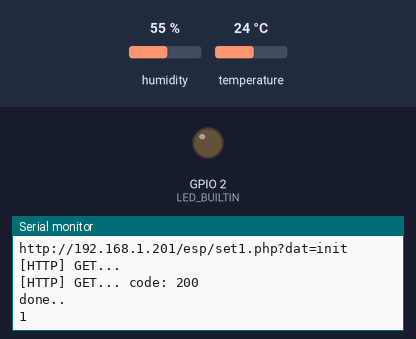
The sketch below on a simulated ESP8266 (NodeMCU). Shown: output pins drawn as LEDs (lit = HIGH, except the on-board LED, lit = LOW), the last lines printed to the serial monitor. The inputs (shaded band) are chosen by the test bench; at power-on: humidity 55 %, temperature 24 °C. WiFi joins after 1.5 s; servers stay silent unless stated; uploads are accepted with an empty reply; pins used as bus, display or sensor lines are not drawn.

Above: at 6.9 s.
7.0 s: humidity set to 22 %
At 16.3 s:
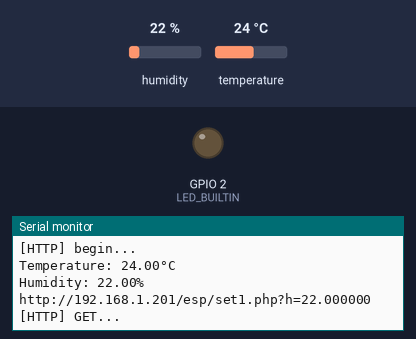
22.6 s: temperature set to 12 °C
At 26.91 s:
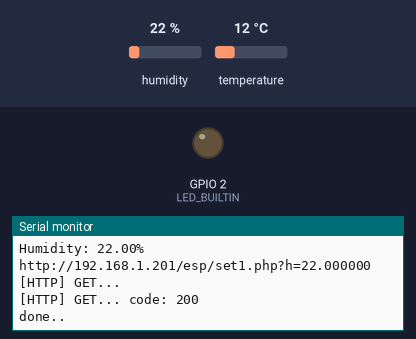
38.2 s: humidity set to 40 %
At 48.1 s:
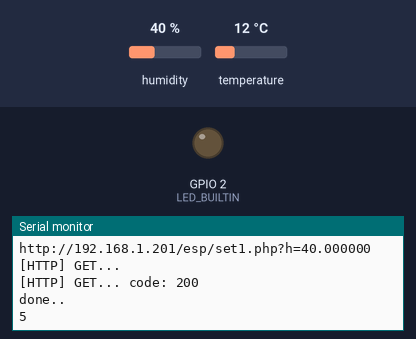
Timing chart, 0 to 49.6 s (numbered marks = the images above; inputs shaded):
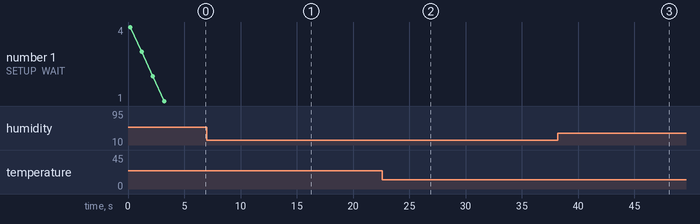

Measured:
- after the input at 7.0 s, the serial monitor: prints a new line after 9.1 s (image 1)
- after the input at 22.6 s, the serial monitor: prints a new line after 4.0 s (image 2)
- after the input at 38.2 s, the serial monitor: prints a new line after 9.2 s (image 3)

The sketch:

wifi4-dht.ino
```cpp
#include <Arduino.h>

#include <ESP8266WiFi.h>
#include <ESP8266WiFiMulti.h>
#include <ESP8266HTTPClient.h>
#include <WiFiClient.h>

#include <Adafruit_Sensor.h>
#include <DHT.h>
#include <DHT_U.h>

#include <string>
using std::string;
#include <map>

string de23;
std::map<string, string> qwerty;

#define DHTPIN 2     // Digital pin connected to the DHT sensor
// Feather HUZZAH ESP8266 note: use pins 3, 4, 5, 12, 13 or 14 --
// Pin 15 can work but DHT must be disconnected during program upload.

// Uncomment the type of sensor in use:
//#define DHTTYPE    DHT11     // DHT 11
#define DHTTYPE    DHT22     // DHT 22 (AM2302)

//#define SENSOR	A0

DHT_Unified dht(DHTPIN, DHTTYPE);

ESP8266WiFiMulti WiFiMulti;

int n = 0;
char ssid[] = "HomeAsus_X";
char psw[] = "atlana8312";
char url0[] = "http://192.168.1.201";

ADC_MODE(ADC_VCC);


void WiFiConnect()
{
	if ( (WiFiMulti.run() == WL_CONNECTED) ){
		return;
	}
	Serial.println("connecting...");
	WiFi.mode(WIFI_STA);
	WiFiMulti.addAP(ssid, psw);
}// WiFiConnect


void blink(int tim, int level1, int level0)
{
	digitalWrite(LED_BUILTIN, level1);    // turn the LED on (HIGH is the voltage level)
	delay(tim);                           // wait for a second
	digitalWrite(LED_BUILTIN, level0);    // turn the LED off by making the voltage LOW
}// blink


void setup()
{
  Serial.begin(115200);
  // Serial.setDebugOutput(true);
  pinMode(LED_BUILTIN, OUTPUT);
//  Wire.begin(4, 5);
  blink(200, LOW, HIGH);
  pinMode(0, INPUT);
  n = 0;


  Serial.println();
  Serial.println();
  Serial.println();

  for (uint8_t t = 4; t > 0; t--) {
    Serial.printf("[SETUP] WAIT %d...\n", t);
    Serial.flush();
    delay(1000);
  }
  //dht.begin();

  WiFiConnect();
  Serial.println("WiFi connected");
  //bmp.begin();
  //Serial.println("bmp180 inited");

  dht.begin();
  Serial.println(F("DHTxx Unified Sensor Example"));
  // Print temperature sensor details.
  sensor_t sensor;
  dht.temperature().getSensor(&sensor);
  Serial.println(F("------------------------------------"));
  Serial.println(F("Temperature Sensor"));
  Serial.print  (F("Sensor Type: ")); Serial.println(sensor.name);
  Serial.print  (F("Driver Ver:  ")); Serial.println(sensor.version);
  Serial.print  (F("Unique ID:   ")); Serial.println(sensor.sensor_id);
  Serial.print  (F("Max Value:   ")); Serial.print(sensor.max_value); Serial.println(F("°C"));
  Serial.print  (F("Min Value:   ")); Serial.print(sensor.min_value); Serial.println(F("°C"));
  Serial.print  (F("Resolution:  ")); Serial.print(sensor.resolution); Serial.println(F("°C"));
  Serial.println(F("------------------------------------"));
  // Print humidity sensor details.
  dht.humidity().getSensor(&sensor);
  Serial.println(F("Humidity Sensor"));
  Serial.print  (F("Sensor Type: ")); Serial.println(sensor.name);
  Serial.print  (F("Driver Ver:  ")); Serial.println(sensor.version);
  Serial.print  (F("Unique ID:   ")); Serial.println(sensor.sensor_id);
  Serial.print  (F("Max Value:   ")); Serial.print(sensor.max_value); Serial.println(F("%"));
  Serial.print  (F("Min Value:   ")); Serial.print(sensor.min_value); Serial.println(F("%"));
  Serial.print  (F("Resolution:  ")); Serial.print(sensor.resolution); Serial.println(F("%"));
  Serial.println(F("------------------------------------"));
}


void callUrl(const char *url)
{
  WiFiClient client;
  HTTPClient http;

  if ( http.begin(client, url) ){  // HTTP


    Serial.print("[HTTP] GET...\n");
    // start connection and send HTTP header
    int httpCode = http.GET();

    // httpCode will be negative on error
    if (httpCode > 0) {
      // HTTP header has been send and Server response header has been handled
      Serial.printf("[HTTP] GET... code: %d\n", httpCode);

      // file found at server
      if (httpCode == HTTP_CODE_OK || httpCode == HTTP_CODE_MOVED_PERMANENTLY) {
        Serial.println("done..");
        String payload = http.getString();
        Serial.println(payload);
      }
    } else {
      Serial.printf("[HTTP] GET... failed, error: %s\n", http.errorToString(httpCode).c_str());
    }

    http.end();
    blink(200, LOW, HIGH);

  } else {
    Serial.println("[HTTP] Unable to connect");
  }
}// callUrl


void loop() {
  // wait for WiFi connection
  if ( (WiFiMulti.run() != WL_CONNECTED) ){
    Serial.println("to connect...");
    WiFiConnect();
  }

  if ( (WiFiMulti.run() == WL_CONNECTED) ){
    //Serial.printf(WiFiMulti.);

    WiFiClient client;
    HTTPClient http;

    Serial.print("[HTTP] begin...\n");
    char url[256];

    if ( n == 0 ){
    	sprintf(url, "%s/esp/set1.php?dat=init", url0);
    }else{
    	//float t = 0.; //dht.readTemperature();
      //float h = 0.; //dht.readHumidity();
      //bmp.getTemperature(&t);
//    	int vcc = ESP.getVcc();
//    	sprintf(url, "%s/esp/set1.php?dat=t-%d", url0, vcc);

        {
  sensors_event_t event;
  dht.temperature().getEvent(&event);
  if (isnan(event.temperature)) {
    Serial.println(F("Error reading temperature!"));
    sprintf(url, "%s/esp/set1.php?error=temperature", url0);
  }
  else {
    Serial.print(F("Temperature: "));
    Serial.print(event.temperature);
    Serial.println(F("°C"));
    sprintf(url, "%s/esp/set1.php?t=%f", url0, event.temperature);
  }
  // Get humidity event and print its value.
  dht.humidity().getEvent(&event);
  if ( isnan(event.relative_humidity) ){
    Serial.println(F("Error reading humidity!"));
    sprintf(url, "%s/esp/set1.php?error=humidity", url0);
  }else{
    Serial.print(F("Humidity: "));
    Serial.print(event.relative_humidity);
    Serial.println(F("%"));
    sprintf(url, "%s/esp/set1.php?h=%f", url0, event.relative_humidity);

  }
        }
    }
    Serial.println(url);
    n++;
    callUrl(url);

/*
    if ( http.begin(client, url) ){  // HTTP


      Serial.print("[HTTP] GET...\n");
      // start connection and send HTTP header
      int httpCode = http.GET();

      // httpCode will be negative on error
      if (httpCode > 0) {
        // HTTP header has been send and Server response header has been handled
        Serial.printf("[HTTP] GET... code: %d\n", httpCode);

        // file found at server
        if (httpCode == HTTP_CODE_OK || httpCode == HTTP_CODE_MOVED_PERMANENTLY) {
          Serial.println("done..");
          String payload = http.getString();
          Serial.println(payload);
        }
      } else {
        Serial.printf("[HTTP] GET... failed, error: %s\n", http.errorToString(httpCode).c_str());
      }

      http.end();
      blink(200, LOW, HIGH);

    } else {
      Serial.println("[HTTP] Unable to connect");
    }
    */
  }

  Serial.println(n);
  //Serial.println(vcc);


  delay(10000);
}
```
